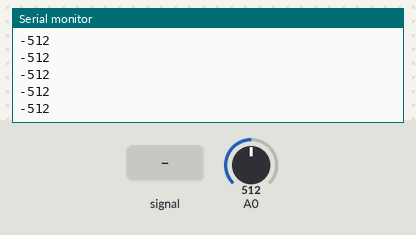
Simulated run of this sketch. Board: Arduino Uno, built with avr-gcc and run on an emulated ATmega328P. Shown: the last lines printed to the serial monitor. The test bench sets the inputs (shaded band); at power-on: A0 = 512.

Above: at 1.2 s.
1.3 s: A0 fed a 200 Hz sine of ±81 counts around its level
At 2.0 s:
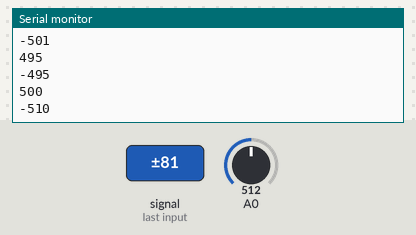
2.8 s: A0 set to 716
At 3.3 s:
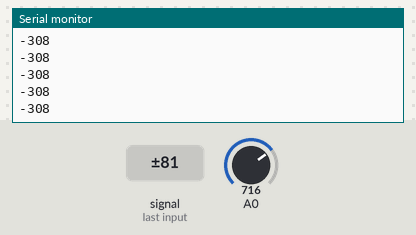
4.3 s: A0 fed a 1000 Hz sine of ±255 counts around its level
At 5.3 s:
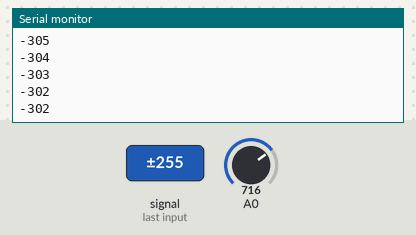
5.8 s: A0 set to 900
At 6.7 s:
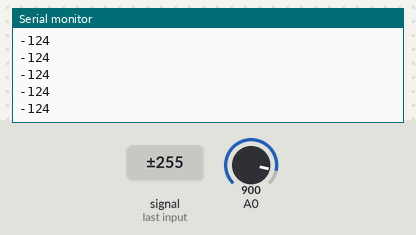
Timing chart, 0 to 8.3 s (numbered marks = the images above; inputs shaded):
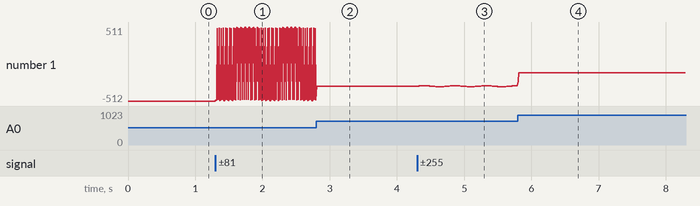

The sketch:

threshold.ino
```cpp
void setup() {
  Serial.begin(57600);
}

void loop() {
  int avg = 0;
  for(int i=0;i<64;i++){
    avg+=analogRead(0);
  }
  Serial.println(avg/64,DEC);
  delay(5);
}
```

Measured:
- after the input at 1.3 s, the serial monitor: prints a new line at once (image 1)
- after the input at 2.8 s, the serial monitor: prints a new line at once (image 2)
- after the input at 4.3 s, the serial monitor: prints a new line at once (image 3)
- after the input at 5.8 s, the serial monitor: prints a new line at once (image 4)
- plotted number 1: -512 → -505 after the input at 1.3 s, -505 → -308 after the input at 2.8 s, -308 → -301 after the input at 4.3 s, -301 → -124 after the input at 5.8 s
